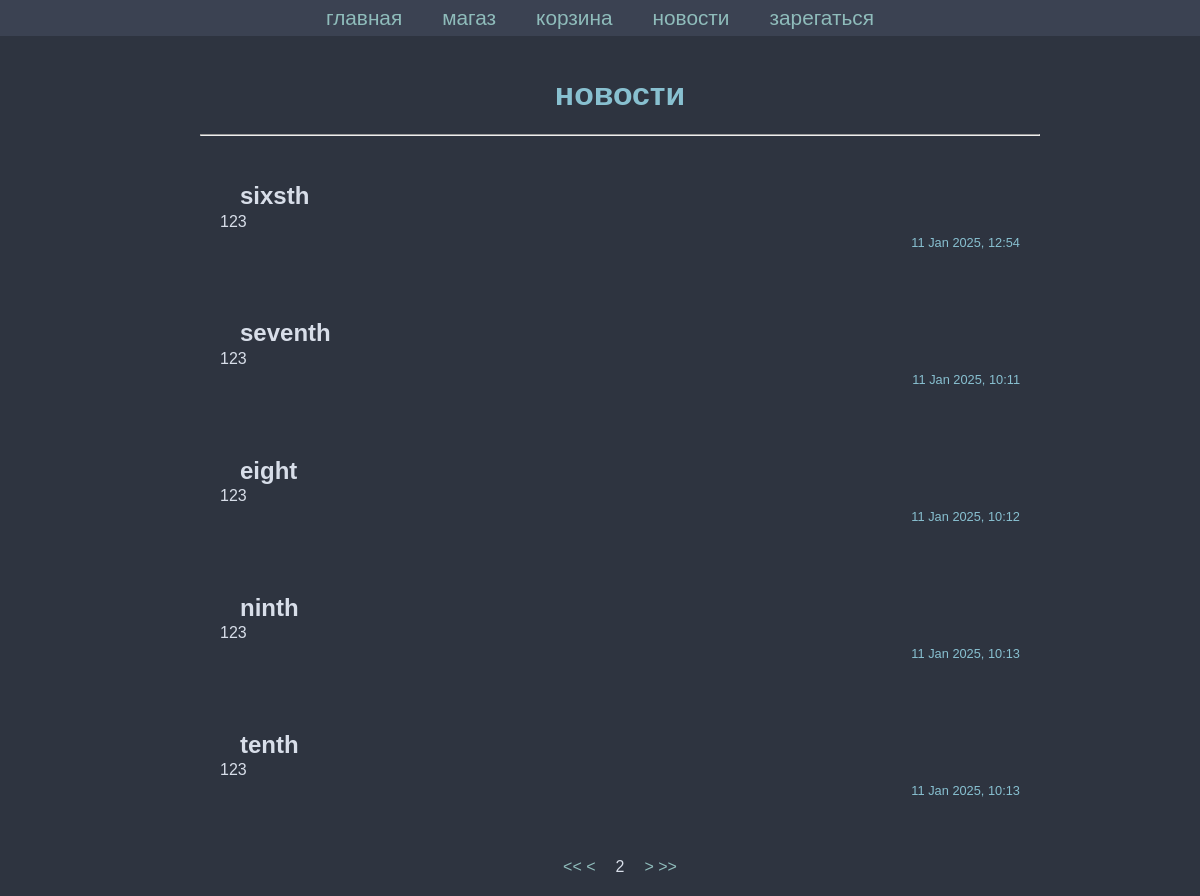
The page /task1/news/?page=2 on the database its author committed.
### task1/models.py (models this page shows, shortened)
class News(models.Model):
    title = models.CharField(max_length=200)
    content = models.TextField()
    date = models.DateTimeField(auto_now_add=True)
    class Meta:
        verbose_name_plural = 'News'

### task1/views.py (the view)
# urls.py: path('news/', news, name='task1_news'),
def news(request):
    news_list = News.objects.all().order_by('date')
    for item in news_list:
        item.date = timezone.localtime(item.date).strftime('%d %b %Y, %I:%M')
    paginator = Paginator(news_list, 5)
    page_number = request.GET.get('page')
    page_obj = paginator.get_page(page_number)
    return render(request, 'first_task/news.html', {'news': page_obj})

### templates/first_task/news.html (shortened to what this page needs)
{% extends 'first_task/menu.html' %}
{% block menu %}
{{ block.super }}
{% endblock %}
{% block content %}
<div class="news-container">
  <h1>новости</h1>
  <hr>
  <ul>
    {% for item in news %}
    <li class="news-item">
      <h2>{{ item.title }}</h2>
      <p class="news-text">{{ item.content }}</p>
      <div class="date-container">
        <p class="date">{{ item.date }}</p>
      </div>
    </li>
    {% empty %}
    <li>ничего нового</li>
    {% endfor %}
  </ul>
  <div class="pagination">
    <span class="step-links">
      {% if news.has_previous %}
      <a href="?page=1"> &lt&lt</a>
      <a href="?page={{ news.previous_page_number }}">&lt </a>
      {% endif %}
    </span>
    <span class="current">
      {{ news.number }}
    </span>
    <span class="step-links">
      {% if news.has_next %}
      <a href="?page={{ news.next_page_number }}">&gt </a>
      <a href="?page={{ news.paginator.num_pages }}">&gt&gt;</a>
      {% endif %}
    </span>
  </div>
</div>
{% endblock %}

### static/task1/styles.css (style rules this page uses)
.date { text-align: right; color: #88C0D0; margin-top: 2px; font-size: 0.7rem; }
.news-container { width: 100%; padding: 0 20px; }
.news-item { display: flex; flex-direction: column; margin-bottom: 0px; }
.news-text { font-family: Arial, sans-serif; text-align: left; word-wrap: break-word; overflow-wrap: break-word; margin-top: 2px; margin-bottom: 2px; }
.news-item h2 { flex-grow: 1; text-align: left; margin-left: 20px; margin-bottom: 0.2px; margin-right: 20px; }
.date { text-align: right; color: #88C0D0; font-size: 0.8rem; }
.pagination { display: flex; justify-content: center; align-items: center; margin: 20px 0; width: 100%; }
.step-links, .current { margin: 0 10px; }
.current { text-align: center; }
body { font-family: Arial, sans-serif; color: #D8DEE9; background-color: #2E3440; margin: 0; padding: 0px; display: flex; flex-direction: column; align-items: center; height: 300px; }
h1 { text-align: center; color: #88C0D0; margin-top: 40px; }
p { margin: 40px 0; text-align: center; color: #D8DEE9; }
ul { list-style-type: none; padding: 0; display: flex; flex-direction: column; align-items: center; }
li { display: flex; justify-content: space-between; width: 800px; margin: 10px 0; }
a { color: #8fbcbb; text-decoration: none; margin-top: 5px; }

### rows shown on the page
News: title "sixsth", content "123", date "11 Jan 2025, 12:54"
News: title "seventh", content "123", date "11 Jan 2025, 10:11"
News: title "eight", content "123", date "11 Jan 2025, 10:12"
News: title "ninth", content "123", date "11 Jan 2025, 10:13"
News: title "tenth", content "123", date "11 Jan 2025, 10:13"

### other values the page prints
{{ news.number }} "2"
